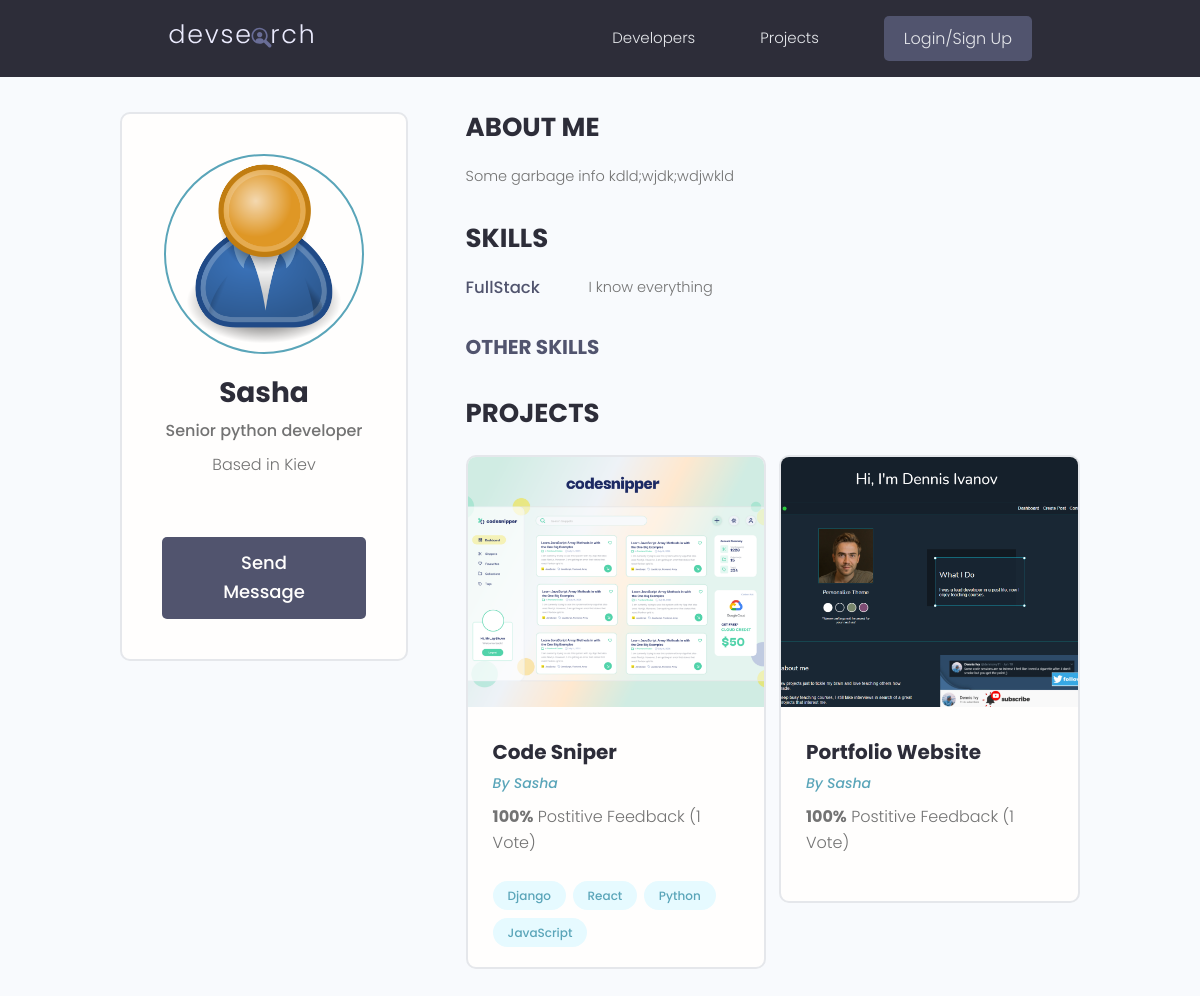
The app's page /profile/d152ceec-690c-4e9a-b702-b06b175854cc/ with its own data.
### users/models.py (models this page shows, shortened)
class Profile(models.Model):
    user = models.OneToOneField(User, on_delete=models.CASCADE, null=True, blank=True)
    name = models.CharField(max_length=200, blank=True, null=True)
    email = models.EmailField(max_length=500, blank=True, null=True)
    username = models.CharField(max_length=200, blank=True, null=True)
    location = models.CharField(max_length=200, blank=True, null=True)
    short_intro = models.CharField(max_length=200, blank=True, null=True)
    bio = models.TextField(blank=True, null=True)
    profile_image = models.ImageField(null = True, blank=True, upload_to='profiles/', default= 'profiles/user-default.png')
    social_github = models.CharField(max_length=200, blank=True, null=True)
    social_stackoverflow = models.CharField(max_length=200, blank=True, null=True)
    social_twitter = models.CharField(max_length=200, blank=True, null=True)
    social_linkedin = models.CharField(max_length=200, blank=True, null=True)
    social_website = models.CharField(max_length=200, blank=True, null=True)
    id = models.UUIDField(default=uuid.uuid4, unique=True, primary_key=True, editable=False)

class Skill(models.Model):
    owner = models.ForeignKey(Profile, on_delete=models.CASCADE, null=True, blank=True)
    name = models.CharField(max_length=200, blank=True, null=True)
    description = models.TextField(blank=True, null=True)
    created = models.DateTimeField(auto_now_add=True)
    id = models.UUIDField(default=uuid.uuid4, unique=True, primary_key=True, editable=False)

### projects/models.py (models this page shows, shortened)
class Project(models.Model):
    owner = models.ForeignKey(Profile, null = True, blank=True, on_delete=models.SET_NULL)
    title = models.CharField(max_length=200)
    description = models.TextField(null=True, blank=True)
    featured_image = models.ImageField(null=True, blank=True, default="default.jpg")
    demo_link = models.CharField(max_length=2000, null=True, blank=True)
    source_link = models.CharField(max_length=2000, null=True, blank=True)
    vote_total = models.IntegerField(default=0, null=True, blank=True)
    vote_ratio = models.IntegerField(default=0, null=True, blank=True)
    tags = models.ManyToManyField('Tag', blank=True)
    created = models.DateTimeField(auto_now_add=True)
    id = models.UUIDField(default=uuid.uuid4, unique=True, primary_key=True, editable=False)
    class Meta:
        ordering=['-vote_ratio', '-vote_total', 'title']

class Tag(models.Model):
    name = models.CharField(max_length=200)
    created = models.DateTimeField(auto_now_add=True)
    id = models.UUIDField(default=uuid.uuid4, unique=True, primary_key=True, editable=False)
    def __str__(self) -> str:
        return self.name

### users/views.py (the view)
# urls.py: path('profile/<str:pk>/', views.userProfile, name='user-profile'),
def userProfile(request, pk):
    profile = Profile.objects.get(id=pk)
    top_skills = profile.skill_set.exclude(description__exact="")
    other_skills = profile.skill_set.filter(description="")
    context = {'profile': profile, 'topSkills': top_skills, 'otherSkills': other_skills}
    return render(request, 'users/user-profile.html', context)

### users/templates/users/user-profile.html (shortened to what this page needs)
{% extends 'main.html' %}
{% block content %}
<main class="profile my-md">
    <div class="container">
        <div class="layout">
            <div class="column column--1of3">
                <div class="card text-center">
                    <div class="card__body dev">
                        <img class="avatar avatar--xl" src="{{profile.profile_image.url}}" />
                        <h2 class="dev__name">{{profile.name}}</h2>
                        <p class="dev__title">{{profile.short_intro}}</p>
                        <p class="dev__location">Based in {{profile.location}}</p>
                        {% if request.user.profile.id != profile.id%}
                        <a href="{% url 'create-message' profile.id %}" class="btn btn--sub btn--lg">Send Message</a>
                        {% endif %}
                    </div>
                </div>
            </div>
            <div class="column column--2of3">
                <div class="devInfo">
                    <h3 class="devInfo__title">About Me</h3>
                    <p class="devInfo__about">{{profile.bio}}</p>
                </div>
                <div class="devInfo">
                    <h3 class="devInfo__title">Skills</h3>
                    <div class="devInfo__skills">
                        {% for skill in topSkills %}
                        <div class="devSkill">
                            <h4 class="devSkill__title">{{skill.name}}</h4>
                            <p class="devSkill__info">{{skill.description}}</p>
                        </div>
                        {% endfor %}
                        <h3 class="devInfo__subtitle">Other Skills</h3>
                    </div>
                </div>
                <div class="devInfo">
                    <h3 class="devInfo__title">Projects</h3>
                    <div class="grid grid--two">
                        {% for project in profile.project_set.all %}
                        <div class="column">
                            <div class="card project">
                                <a href="{% url 'single-project' project.id %}" class="project">
                                    <img class="project__thumbnail" src="{{project.featured_image.url}}"
                                        alt="project thumbnail" />
                                    <div class="card__body">
                                        <h3 class="project__title">{{project.title}}</h3>
                                        <p><a class="project__author"
                                                href="{% url 'user-profile' project.owner.id %}">By
                                                {{project.owner.name}}</a>
                                        </p>
                                        <p class="project--rating">
                                            <span style="font-weight: bold;">{{project.vote_ratio}}%</span> Postitive
                                            Feedback ({{project.vote_total}} Vote{{project.vote_total|pluralize:"s"}})
                                        </p>
                                        <div class="project__tags">
                                            {% for tag in project.tags.all %}
                                            <span class="tag tag--pill tag--main">
                                                <small>{{tag}}</small>
                                            </span>
                                            {% endfor %}
                                        </div>
                                    </div>
                                </a>
                            </div>
                        </div>
                        {% endfor %}
                    </div>
                </div>
            </div>
        </div>
    </div>
</main>
{% endblock content %}

### static/styles/app.css (style rules this page uses)
:root { --color-sub: #2d2d39; }
.btn--sub { background-color: var(--color-sub-light); }
.card { border: 2px solid var(--color-light); }
img { width: 100%; }
.profile .card > .dev { padding: 4rem; }
.dev__name { color: var(--color-sub); font-size: 2.8rem; font-weight: 700; margin-top: 1rem; margin-bottom: 0.5rem; }
.dev__title { font-size: 1.6rem; font-weight: 500; line-height: 1.3; }
.dev__location { margin-top: 1rem; }
.devInfo { margin-bottom: 3rem; }
.devInfo__title, .devInfo__subtitle { font-size: 2.6rem; color: var(--color-sub); text-transform: uppercase; font-weight: 700; margin-bottom: 1.5rem; }
.devInfo__subtitle { font-size: 2rem; color: var(--color-sub-light); }
.devInfo__about, .devSkill__info { font-size: 1.45rem; line-height: 1.7; text-align: justify; }
.devSkill { margin-bottom: 3rem; }
.devSkill__title { font-size: 1.65rem; font-weight: 500; color: var(--color-sub-light); }
@media screen and (min-width: 700px) { .devSkill { display: flex; justify-content: space-between; gap: 3rem; } }
@media screen and (min-width: 700px) { .devSkill__info { flex-basis: 80%; } }
.project__author { font-size: 1.4rem; font-style: italic; }
.project--rating { margin-bottom: 1.6em; margin-top: .5em; }
.project__thumbnail { height: 25rem; object-fit: cover; object-position: top center; }
.project__title { font-size: 2rem; font-weight: 700; color: var(--color-sub); }

### static/uikit/styles/modules/_variables.css (style rules this page uses)
:root { --color-main: #5aa5b9; --color-main-light: #e6faff; --color-sub: #3f4156; --color-sub-light: #51546e; --color-sub-lighter: #ededfd; --color-text: #737373; --color-gray: #8b8b8b; --color-light: #e5e7eb; --color-light-gray: #767676; --color-bg: #f8fafd; --color-white: #fffefd; --color-white-light: #f3f3f3; --color-success: #359e64; --color-success-bg: #def8e8; --color-error: #fc4b0b; --color-error-bg: #fff2ee; --font-base: 'Poppins', arial, helvetica, 'Segoe UI', roboto, ubuntu, sans-serif; --font-monospace: 'Fira Code', 'Courier New', courier, monospace; --font-regular: 300; --font-medium: 500; --font-bold: 700; --generic-shadow: 1px 1px 5px #00000010; --generic-transition: all 0.3s ease-in-out; }

### static/uikit/styles/modules/_base.css (style rules this page uses)
* { margin: 0; padding: 0; box-sizing: border-box; text-rendering: optimizeLegibility; color: inherit; font-size: inherit; }
html { font-size: 50%; }
@media only screen and (min-width: 480px) { html { font-size: 56.25%; } }
@media only screen and (min-width: 1200px) { html { font-size: 62.5%; } }
body { line-height: 1.6; font-weight: 400; font-size: 1.5rem; color: var(--color-text); background-color: var(--color-bg); min-height: 100vh; }

### static/uikit/styles/modules/_typography.css (style rules this page uses)
* { font-family: var(--font-base); }
h2 { font-size: 3.6rem; font-weight: var(--font-bold); }
h3 { font-size: 3.2rem; font-weight: var(--font-medium); }
h4 { font-size: 2.8rem; font-weight: var(--font-medium); }
p, span, strong { font-size: 1.6rem; color: var(--color-text); font-weight: var(--font-regular); }
a { padding-bottom: 2px; text-decoration: none; display: inline-block; color: var(--color-main); font-weight: var(--font-medium); }

### static/uikit/styles/modules/_utilities.css (style rules this page uses)
.container { width: 92%; max-width: 165rem; margin: 0 auto; box-sizing: border-box; }
@media screen and (min-width: 1000px) { .container { width: 90%; } }
@media screen and (min-width: 1200px) { .container { width: 80%; } }
.text-center { text-align: center; }
.my-md { margin: 3rem auto; }

### static/uikit/styles/modules/_avatar.css (style rules this page uses)
.avatar { border-radius: 50%; border: 2px solid var(--color-main); object-fit: cover; }
.avatar--xl { height: 20rem; width: 20rem; }

### static/uikit/styles/modules/_button.css (style rules this page uses)
.btn { display: inline-block; position: relative; cursor: pointer; background-color: var(--color-light); font-weight: var(--font-medium); color: var(--color-sub); text-decoration: none; padding: 1rem 2rem; border-radius: 0.5rem; border: none; width: -webkit-fit-content; width: -moz-fit-content; width: fit-content; height: -webkit-fit-content; height: -moz-fit-content; height: fit-content; font-size: 1.6rem; outline-width: 0; outline-color: transparent; -webkit-backface-visibility: hidden; backface-visibility: hidden; transition: all 0.3s ease-in-out; }
.btn--sub { background-color: var(--color-sub); color: var(--color-white); }
.btn--lg { font-size: 1.8rem; padding: 1.2rem 4.5rem; }

### static/uikit/styles/modules/_card.css (style rules this page uses)
.card { border-radius: 1rem; background-color: var(--color-white); border: 1.5px solid var(--color-light); width: auto; height: auto; margin-top: 0.5rem; margin-bottom: 0.5rem; overflow: hidden; }
.card__body, .card__header { padding: 2rem 2.5rem; }

### records on screen
Profile: profile_image (placeholder picture), name "Sasha", short_intro "Senior python developer", location "Kiev", bio "Some garbage info kdld;wjdk;wdjwkld"
Skill: name "FullStack", description "I know everything"
Project: featured_image (picture), title "Code Sniper", owner.name "Sasha", vote_ratio "100", vote_total "1"
Tag: name "Django"
Tag: name "React"
Tag: name "Python"
Tag: name "JavaScript"
Project: featured_image (picture), title "Portfolio Website", owner.name "Sasha", vote_ratio "100", vote_total "1"
